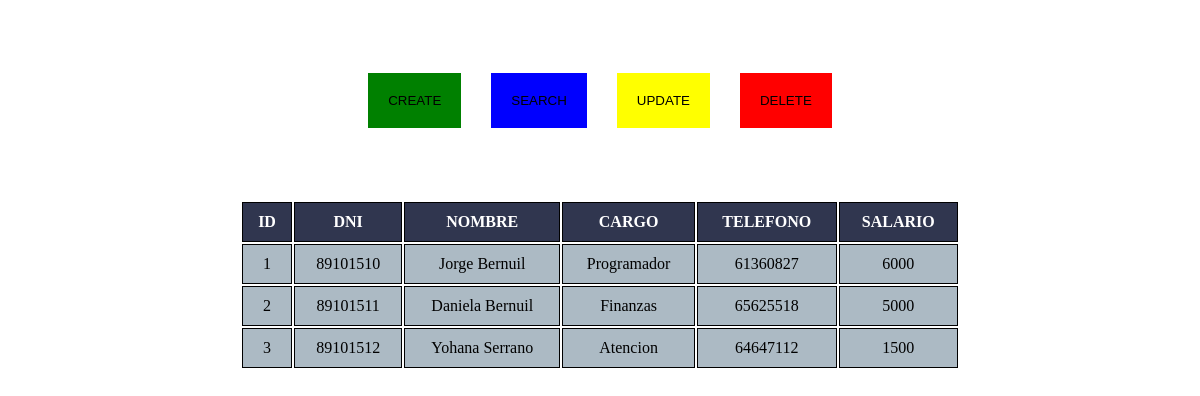
The page / on the database its author committed.
### tables this page shows
CREATE TABLE `usuarios` (
  `id` int(11) NOT NULL,
  `dni` int(11) DEFAULT NULL,
  `nombre` varchar(100) DEFAULT NULL,
  `cargo` varchar(100) DEFAULT NULL,
  `telefono` int(11) DEFAULT NULL,
  `salario` int(11) DEFAULT NULL
);

### controllers/UserController.php (called while the page is built, shortened)
<?php
      require_once __DIR__ . '/../models/UserModel.php';
      class UserController {
            private $model;
            public function __construct($conexion) {
                  $this->model = new UserModel($conexion);
            }
            public function see_users(){
                  return $this->model->list_user();
            }
      }
?>

### models/UserModel.php (called while the page is built, shortened)
<?php
      class UserModel {
            private $conexion;
            public function __construct($conexion) {
                  $this->conexion = $conexion;
            }
            public function list_user() {
                  $sql = $this->conexion->prepare("SELECT * FROM usuarios");
                  $sql->execute();
                  $result = $sql->get_result();
                  return $result->fetch_all(MYSQLI_ASSOC);
            }
      }
?>

### view/panel.php (the view, shortened to what this page needs)
<?php
      require_once __DIR__ . '/../config/conexion.php';
      require_once __DIR__ . '/../controllers/UserController.php';
      $controller = new UserController($conexion);
      $controller->register();
      $usuarios = $controller->see_users();
?>
<!DOCTYPE html>
<html lang="en">
<head>
      <link rel="stylesheet" href="../css/style.css">
</head>
<body>
      <div class="grid">
            <header class="header">
                  <button class="btn create" data-form="create">CREATE</button>
                  <button class="btn search" data-form="search">SEARCH</button>
                  <button class="btn update" data-form="update">UPDATE</button>
                  <button class="btn delete" data-form="delete">DELETE</button>
            </header>
            <section class="section">
                  <table>
                                          <tr>
                                                <th>ID</th>
                                                <th>DNI</th>
                                                <th>NOMBRE</th>
                                                <th>CARGO</th>
                                                <th>TELEFONO</th>
                                                <th>SALARIO</th>
                                          </tr>
                        <?php if (!empty($usuarios)): ?>
                              <?php foreach ($usuarios as $usuario): ?>
                                          <tr>
                                                <td><?=$usuario['id']?></td>
                                                <td><?=$usuario['dni']?></td>
                                                <td><?=$usuario['nombre']?></td>
                                                <td><?=$usuario['cargo']?></td>
                                                <td><?=$usuario['telefono']?></td>
                                                <td><?=$usuario['salario']?></td>
                                          </tr>
                                    <?php endforeach; ?>
                              <?php else: ?>
                              <p>No hay artículos publicados.</p>
                        <?php endif; ?>
                  </table>
            </section>
      </div>
</body>
</html>

### index.php (shortened to what this page needs)
<?php
      require_once "config/conexion.php";
      require_once "controllers/UserController.php";
      $action = $_GET['action'] ?? 'panel';
      switch ($action) {
            default:
                  require_once "view/panel.php";
                  break;
      }
?>

### css/style.css (style rules this page uses)
* { margin: 0; padding: 0; }
.grid { display: grid; grid-template-columns: auto auto; grid-template-rows: 200px auto; grid-template-areas: 'header header' 'section section'; }
.header { grid-area: header; display: flex; align-items: center; justify-content: center; gap: 30px; }
.btn { padding: 20px; cursor: pointer; border-style: none; }
.create { background-color: green; }
.search { background-color: blue; }
.update { background-color: yellow; }
.delete { background-color: red; }
.section { grid-area: section; justify-items: center; }
table { width: 60%; }
th { border: 1px solid black; padding: 10px; background-color: #30364F; color: white; }
td { border: 1px solid black; text-align: center; padding: 10px; background-color: #ACBAC4; }

### rows shown on the page
usuarios: id "1", dni "89101510", nombre "Jorge Bernuil", cargo "Programador", telefono "61360827", salario "6000"
usuarios: id "2", dni "89101511", nombre "Daniela Bernuil", cargo "Finanzas", telefono "65625518", salario "5000"
usuarios: id "3", dni "89101512", nombre "Yohana Serrano", cargo "Atencion", telefono "64647112", salario "1500"
